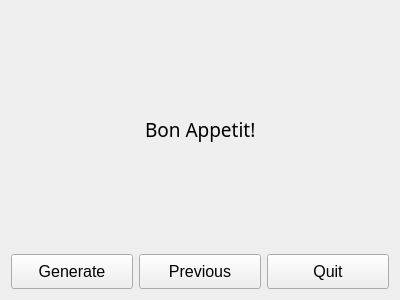
<?xml version="1.0" encoding="UTF-8"?>
<ui version="4.0">
 <class>Form</class>
 <widget class="QWidget" name="Form">
  <property name="geometry">
   <rect>
    <x>0</x>
    <y>0</y>
    <width>400</width>
    <height>300</height>
   </rect>
  </property>
  <property name="windowTitle">
   <string>Recipe Browser</string>
  </property>
  <layout class="QVBoxLayout" name="verticalLayout">
   <item>
    <spacer name="verticalSpacer_2">
     <property name="orientation">
      <enum>Qt::Vertical</enum>
     </property>
     <property name="sizeHint" stdset="0">
      <size>
       <width>20</width>
       <height>40</height>
      </size>
     </property>
    </spacer>
   </item>
   <item>
    <layout class="QHBoxLayout" name="horizontalLayout">
     <item>
      <spacer name="horizontalSpacer">
       <property name="orientation">
        <enum>Qt::Horizontal</enum>
       </property>
       <property name="sizeHint" stdset="0">
        <size>
         <width>40</width>
         <height>20</height>
        </size>
       </property>
      </spacer>
     </item>
     <item>
      <widget class="QLabel" name="recipe_label">
       <property name="font">
        <font>
         <family>Trebuchet MS</family>
         <pointsize>14</pointsize>
         <weight>50</weight>
         <bold>false</bold>
        </font>
       </property>
       <property name="text">
        <string>Bon Appetit!</string>
       </property>
       <property name="wordWrap">
        <bool>true</bool>
       </property>
      </widget>
     </item>
     <item>
      <spacer name="horizontalSpacer_2">
       <property name="orientation">
        <enum>Qt::Horizontal</enum>
       </property>
       <property name="sizeHint" stdset="0">
        <size>
         <width>40</width>
         <height>20</height>
        </size>
       </property>
      </spacer>
     </item>
    </layout>
   </item>
   <item>
    <spacer name="verticalSpacer">
     <property name="orientation">
      <enum>Qt::Vertical</enum>
     </property>
     <property name="sizeHint" stdset="0">
      <size>
       <width>20</width>
       <height>40</height>
      </size>
     </property>
    </spacer>
   </item>
   <item>
    <layout class="QHBoxLayout" name="horizontalLayout_2">
     <item>
      <widget class="QPushButton" name="generate_button">
       <property name="minimumSize">
        <size>
         <width>0</width>
         <height>35</height>
        </size>
       </property>
       <property name="font">
        <font>
         <pointsize>12</pointsize>
        </font>
       </property>
       <property name="text">
        <string>Generate</string>
       </property>
      </widget>
     </item>
     <item>
      <layout class="QHBoxLayout" name="horizontalLayout_3">
       <item>
        <widget class="QPushButton" name="previous_button">
         <property name="minimumSize">
          <size>
           <width>0</width>
           <height>35</height>
          </size>
         </property>
         <property name="font">
          <font>
           <pointsize>12</pointsize>
          </font>
         </property>
         <property name="text">
          <string>Previous</string>
         </property>
        </widget>
       </item>
      </layout>
     </item>
     <item>
      <widget class="QPushButton" name="quit_button">
       <property name="enabled">
        <bool>true</bool>
       </property>
       <property name="sizePolicy">
        <sizepolicy hsizetype="Minimum" vsizetype="Fixed">
         <horstretch>0</horstretch>
         <verstretch>0</verstretch>
        </sizepolicy>
       </property>
       <property name="minimumSize">
        <size>
         <width>0</width>
         <height>35</height>
        </size>
       </property>
       <property name="font">
        <font>
         <pointsize>12</pointsize>
        </font>
       </property>
       <property name="text">
        <string>Quit</string>
       </property>
      </widget>
     </item>
    </layout>
   </item>
  </layout>
 </widget>
 <resources/>
 <connections/>
</ui>
